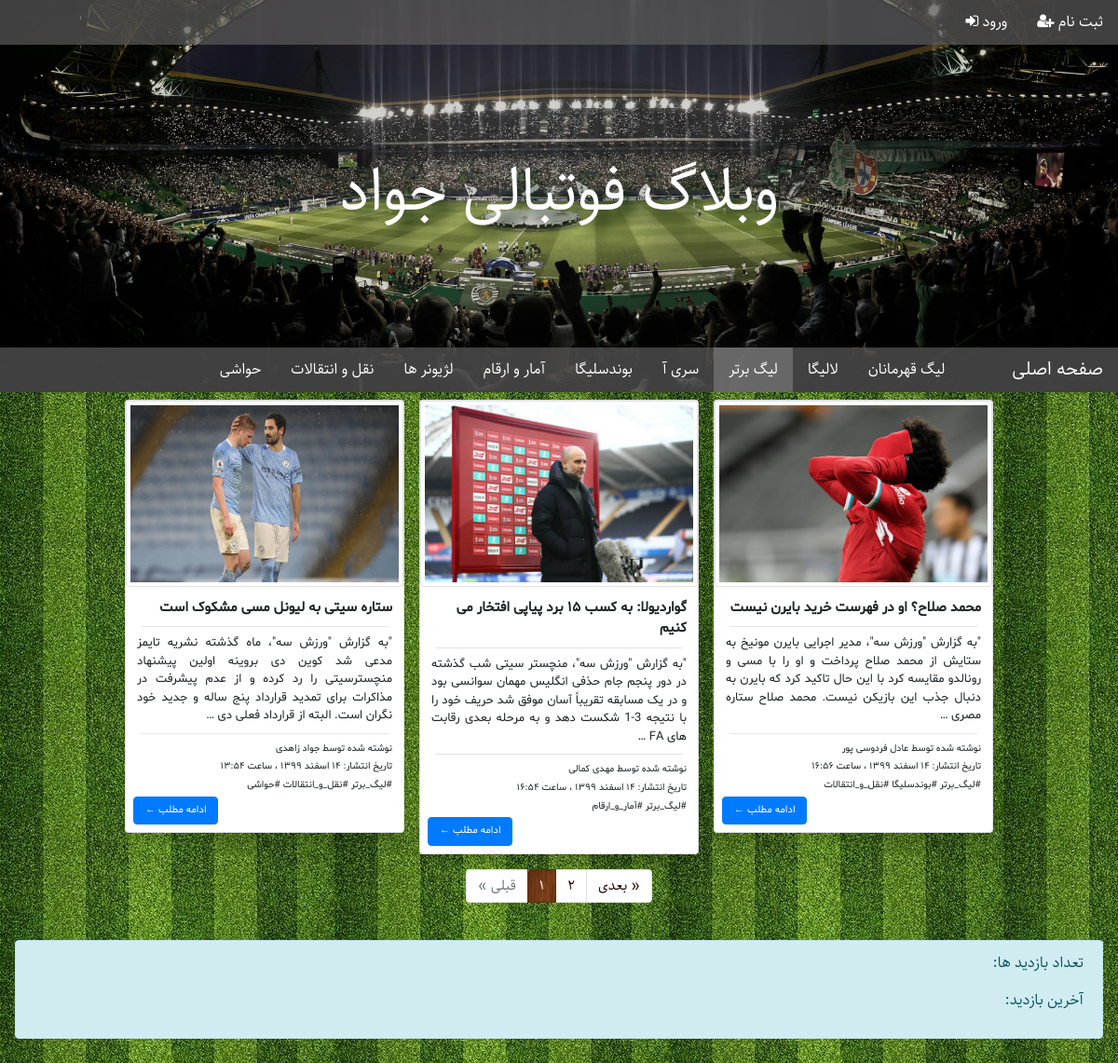
The app's page /football/category/Premier-League with its own data.
### football/models.py (models this page shows, shortened)
class Category(models.Model):
    name = models.CharField(max_length=100, unique=True, verbose_name='عنوان')
    slug = models.SlugField(max_length=100, unique=True, verbose_name='آدرس دسته بندی')
    position = models.IntegerField(verbose_name='جایگاه')
    class Meta:
        verbose_name = 'دسته بندی'
        verbose_name_plural = 'دسته بندی ها'
        ordering = ['position']

class Article(models.Model):
    STATUS_CHOICES = (
        ('D', 'پیش نویس'),
        ('P', 'منتشر شده')
    )
    title = models.CharField(max_length=100, verbose_name='عنوان')
    author = models.ForeignKey(UserProfile, on_delete=models.SET_NULL, null=True,
        related_name='articles', verbose_name='نویسنده')
    content = models.TextField(verbose_name='محتوا')
    thumbnail = models.ImageField(upload_to='images', verbose_name='تصویر')
    slug = models.SlugField(max_length=100, unique=True, verbose_name='آدرس مقاله')
    categories = models.ManyToManyField(Category, related_name='articles',
        verbose_name='دسته بندی ها')
    publish = models.DateTimeField(default=timezone.now, verbose_name='زمان انتشار')
    created = models.DateTimeField(auto_now_add=True)
    updated = models.DateTimeField(auto_now=True)
    status = models.CharField(max_length=1, choices=STATUS_CHOICES, verbose_name='وضعیت')
    class Meta:
        verbose_name = 'مقاله'
        verbose_name_plural = 'مقالات'
    def jpublish(self):
        return datetime_to_jalali_str(self.publish)
    jpublish.short_description = 'زمان انتشار'
    objects = ArticleManager()

class UserProfile(models.Model):
    user = models.OneToOneField(User, on_delete=models.CASCADE, related_name='profile')
    picture = models.ImageField(upload_to='profile_images', verbose_name='تصویر')
    birthday = models.DateField(verbose_name='تاریخ تولد')
    class Meta:
        verbose_name = 'نویسنده'
        verbose_name_plural = 'نویسندگان'
    def __str__(self):
        return '{} {}'.format(self.user.first_name, self.user.last_name)

### football/views.py (the view)
# urls.py: path('category/<slug:slug>', views.category, name='category'),
def category(request, slug):
    category_obj = get_object_or_404(Category, slug=slug)
    article_list = category_obj.articles.published()
    paginator = Paginator(article_list, 3)
    page_number = request.GET.get('page', 1)
    articles = paginator.get_page(page_number)
    context = {
        'articles': articles,
        'active': slug
    }
    return render(request, 'football/home.html', context)

### extensions/jalali.py (called while the page is built)
    def persian_tuple(self):
        return self.persian_year, self.persian_month, self.persian_day

### extensions/utils.py (called while the page is built)
def numbers_to_persian(string):
    en_to_fa = {
        '0': '۰',
        '1': '۱',
        '2': '۲',
        '3': '۳',
        '4': '۴',
        '5': '۵',
        '6': '۶',
        '7': '۷',
        '8': '۸',
        '9': '۹',
    }
    for en, fa in en_to_fa.items():
        string = string.replace(en, fa)
    return string

def datetime_to_jalali_str(time):
    jalali_month = (
        'فروردین',
        'اردیبهشت',
        'خرداد',
        'تیر',
        'مرداد',
        'شهریور',
        'مهر',
        'آبان',
        'آذر',
        'دی',
        'بهمن',
        'اسفند'
    )
    time = timezone.localtime(time)
    year, month, day = jalali.Gregorian(time.year, time.month, time.day).persian_tuple()
    jalali_to_str = '{} {} {} ، ساعت {:02d}:{:02d}'.format(
        day,
        jalali_month[month-1],
        year,
        time.hour,
        time.minute
    )
    return numbers_to_persian(jalali_to_str)

### football/models.py (called while the page is built)
    def published(self):
        return self.filter(status='P')

### football/templatetags/base_filters.py (called while the page is built)
@register.filter
@stringfilter
def to_persian(mystr):
    return numbers_to_persian(mystr)

@register.filter
@stringfilter
def underscored(mystr):
    return mystr.replace(' ', '_')

### football/templatetags/base_tags.py (called while the page is built)
@register.simple_tag
def title():
    return 'وبلاگ فوتبالی جواد'

@register.inclusion_tag('football/category_navbar.html')
def category_navbar(active):
    return {
        'active': active,
        'categories': Category.objects.all()
    }

@register.inclusion_tag('football/top_navbar.html')
def top_navbar(user):
    return {
        'user': user,
    }

@register.inclusion_tag('football/article_card.html')
def article_card(article):
    return {
        'article': article,
    }

@register.inclusion_tag('football/article_pagination.html')
def article_pagination(page_obj):
    return {
        'articles': page_obj,
    }

### templates/football/home.html (shortened to what this page needs)
{% extends 'football/base_articles.html' %}
{% load static %}
{% load base_filters %}
{% load base_tags %}
{% block head %}
	<link rel='stylesheet' href='{% static "football/css/article_card.css" %}'>
	<link rel='stylesheet' href='{% static "football/css/article_pagination.css" %}'>
{% endblock %}
{% block content %}
	<div class='w-100 d-flex flex-row-reverse flex-wrap justify-content-center align-items-start'>
	{% for article in articles %}
		{% article_card article %}
	{% endfor %}
	</div>
	{% if articles.has_other_pages %}
		{% article_pagination articles %}
	{% endif %}
	<div class='alert alert-info text-right m-3'>
		<p>تعداد بازدید ها: {{request.COOKIES.visits}}</p>
		<p>آخرین بازدید: {{request.COOKIES.last_visit}}</p>
	</div>
{% endblock %}

### templates/football/category_navbar.html (shortened to what this page needs)
<nav class='navbar navbar-expand-lg navbar-dark categories p-0'>
    {% if active == "home" %}
    <a class="navbar-brand py-2 px-3 text-white m-0" style='background-color: #727272cb;' href='{% url "football:home" %}'> صفحه اصلی </a>
    {% else %}
    <a class="navbar-brand py-2 px-3 text-white m-0" href='{% url "football:home" %}'> صفحه اصلی </a>
    {% endif %}
    <div class="collapse navbar-collapse m-0" id="collapsibleNavbar">
        <ul class='navbar-nav m-0'>
        {% for category in categories %}
            {% if active == category.slug %}
            <li class='nav-item py-1 px-2 text-center' style='background-color: #727272cb;'>
                <a class="nav-link text-white" href='{% url "football:category" category.slug %}'> {{category.name}} </a>
            </li>
            {% else %}
            <li class='nav-item py-1 px-2 text-center'>
                <a class="nav-link text-white" href='{% url "football:category" category.slug %}'> {{category.name}} </a>
            </li>
            {% endif %}
        {% endfor %}
        </ul>
    </div>
</nav>

### templates/football/article_card.html
{% load base_filters %}
<article class='card m-2 shadow article'>
    <img src='{{article.thumbnail.url}}' class='img-thumbnail card-img-top article-img'>
    <div class='p-2'>
        <p class='font-weight-bold text-right m-1 title'>{{article.title}}</p>
        <hr class='m-2'>
        <p class='text-justify m-1'>{{article.content|truncatewords:40}}</p>
        <hr class='m-2'>
        <p class='small text-right m-1'>نوشته شده توسط {{article.author}}</p>
        <p class='small text-right m-1'>تاریخ انتشار: {{article.jpublish}}</p>
        <p class='small text-right m-1'>
            {% for category in article.categories.all %}
            <span>#{{category.name|underscored}}</span>
            {% endfor %}
        </p>
        <a href='{% url "football:article" article.slug %}' class="btn btn-primary continue" role="button">ادامه مطلب &larr;</a>
    </div>
</article>

### static/football/css/base_articles.css (style rules this page uses)
body { direction: rtl; }
.categories, .top-nav { font-family: Sahel; background-color: #575656c0; }

### static/football/css/article_card.css (style rules this page uses)
article { font-family: Shabnam; font-size: 13px; width: 300px; }
.title { font-size: 15px; }
.article-img { height: 200px; }
.continue { font-size: 11px; }

### records on screen
Category: name "لیگ قهرمانان"
Category: name "لالیگا"
Category: name "لیگ برتر", name|underscored "لیگ_برتر"
Category: name "سری آ"
Category: name "بوندسلیگا", name|underscored "بوندسلیگا"
Category: name "آمار و ارقام", name|underscored "آمار_و_ارقام"
Category: name "لژیونر ها"
Category: name "نقل و انتقالات", name|underscored "نقل_و_انتقالات"
Category: name "حواشی", name|underscored "حواشی"
Article: thumbnail (picture), title "ستاره سیتی به لیونل مسی مشکوک است", content "\"به گزارش \"ورزش سه\"، ماه گذشته نشریه تایمز مدعی شد کوین دی بروینه اولین پیشنهاد منچسترسیتی را رد کرده و از عدم پیشرفت در مذاکرات برای تمدید قرارداد پنج ساله و جدید خود نگران است. البته از قرارداد فعلی دی …", author "جواد زاهدی", jpublish "۱۴ اسفند ۱۳۹۹ ، ساعت ۱۳:۵۴"
Article: thumbnail (picture), title "گواردیولا: به کسب ۱۵ برد پیاپی افتخار می کنیم", content "\"به گزارش \"ورزش سه\"، منچستر سیتی شب گذشته در دور پنجم جام حذفی انگلیس مهمان سوانسی بود و در یک مسابقه تقریباً آسان موفق شد حریف خود را با نتیجه 3-1 شکست دهد و به مرحله بعدی رقابت های FA …", author "مهدی کمالی", jpublish "۱۴ اسفند ۱۳۹۹ ، ساعت ۱۶:۵۴"
Article: thumbnail (picture), title "محمد صلاح؟ او در فهرست خرید بایرن نیست", content "\"به گزارش \"ورزش سه\"، مدیر اجرایی بایرن مونیخ به ستایش از محمد صلاح پرداخت و او را با مسی و رونالدو مقایسه کرد با این حال تاکید کرد که بایرن به دنبال جذب این بازیکن نیست. محمد صلاح ستاره مصری …", author "عادل فردوسی پور", jpublish "۱۴ اسفند ۱۳۹۹ ، ساعت ۱۶:۵۶"

### other values on screen
{{ i|to_persian }} "۱"
{{ i|to_persian }} "۲"
